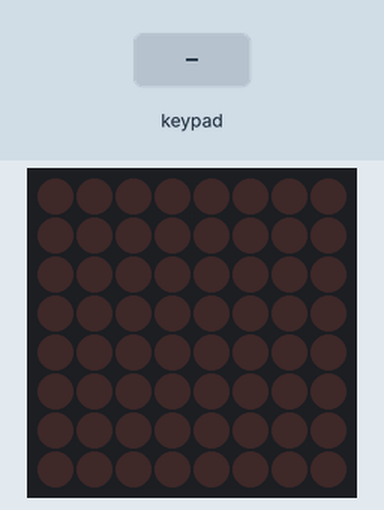
A program run on a simulated Arduino Uno, built with avr-gcc and run on an emulated ATmega328P. Parts: 8×8 LED matrix. Inputs (shaded band) come from the test bench.

Above: at 1.2 s.
1.3 s: keypad keys 9 8 7 6 pressed 0.4 s apart
At 1.7 s:
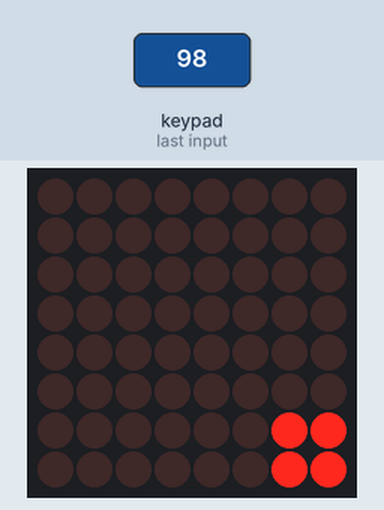
At 2.2 s:
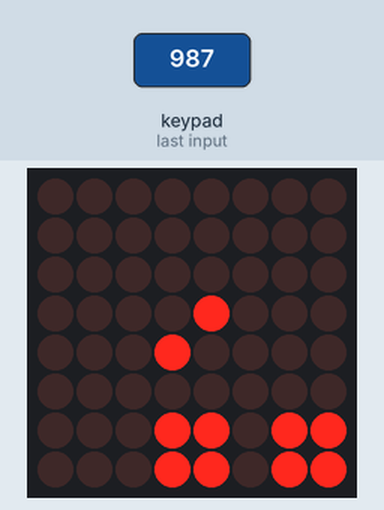
4.4 s: key '3' pressed
7.4 s: keypad keys 5 4 3 2 pressed 0.4 s apart
At 9.8 s:
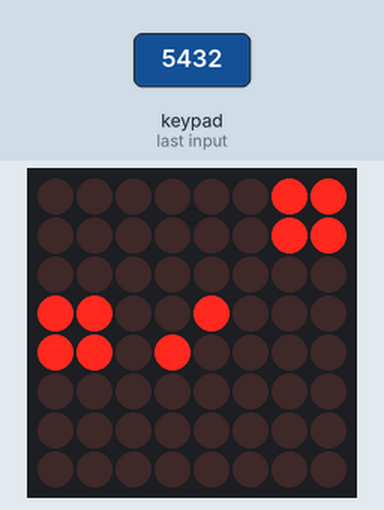
Timing chart, 0 to 11.3 s (numbered marks = the images above; inputs shaded):
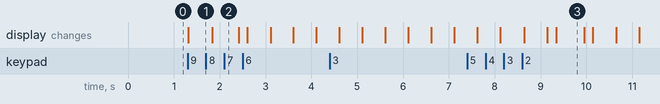

The program:

main.cpp
```cpp
#include <Arduino.h>
#include "LedControl.h"
#include "Keypad.h"

void changeField(int field_position, byte player);
int getMove(void);
void getWinnerFrame(byte winner);
bool checkWinner(int recentMove, int player);
void winnerAnimation(byte winner);
bool checkInput(char button);
byte *getRemainingFields();
int checkFullFieldMinimax(int recentMove);

struct moveStruct // Nur für minimax
{
  int move;
  int score; //zwischen -9 und 9: Je höher desto bessere Change für den COM
};
struct moveStruct findBestMoveMinimax(int recentMove, bool currentPlayerIsComIsCom);
struct moveStruct minOrMaxMinimax(bool currentPlayerIsCom, moveStruct scores[], int amountRemainingFields);

unsigned int delaytime = 1000;

const byte EMPTY_FIELD = 0;
const byte PLAYER = 1;
const byte COM = 2;
const byte NO_WINNER = 3;

//LED
LedControl lc = LedControl(12, 11, 10, 1);

byte frame[8];

//Tastatur
const byte KEYBOARD_ROWS = 4;
const byte KEYBOARD_COLS = 4;

//Kann bei Ausrichtung des Keypads angepasst werden
char keyboardKeys[KEYBOARD_ROWS][KEYBOARD_COLS] = {
  {'3' , '6' , '9' , NULL},
  {'2' , '5' , '8' , NULL},
  {'1' , '4' , '7' , NULL},
  {NULL, NULL, NULL, NULL},
};

byte rowPins[KEYBOARD_COLS] = {9, 8, 7, 6};
byte colPins[KEYBOARD_ROWS] = {5, 4, 3, 2};

Keypad customKeypad = Keypad(makeKeymap(keyboardKeys), rowPins, colPins, KEYBOARD_ROWS, KEYBOARD_COLS);

byte tictactoeField[9];


void setup(void)
{
  lc.shutdown(0, false);
  // Niedriege Helligkeit. Kann erhöht werden: 0-7
  lc.setIntensity(0, 0);
  lc.clearDisplay(0);
}

void loop() {
  for (int i = 0; i < 9; i++)
    tictactoeField[i] = EMPTY_FIELD;
  for (int i = 0; i < 8; i++)
  {
    frame[i] = B00000000;
    lc.setRow(0, i, frame[i]);
  }
  byte movePlayer, moveCom;
  byte winner;
  byte amountOfRounds = 0; //Minimax vor Runde 2 verzögert das Programm stark

  while (true) {
    movePlayer = getMove();
    changeField(movePlayer, PLAYER);
    tictactoeField[movePlayer] = PLAYER;
    if (checkWinner(movePlayer, PLAYER)) {
      winner = PLAYER;
      break;
    }

    byte *remainingFieldsPtr = getRemainingFields();
    const int amountRemainingFields = *remainingFieldsPtr;
    free(remainingFieldsPtr);
    if (amountRemainingFields == 0) { // Das Feld ist voll
      winner = NO_WINNER;
      break;
    }

    delay(500);
    if (amountOfRounds > 0)
    {
      moveStruct move = findBestMoveMinimax(movePlayer, true);
      moveCom = move.move;
    }
    else
    {
      (movePlayer == 4) ? (moveCom = 7) : (moveCom = 4); //Falls das mittlere Feld nicht genommen wurde, wirds besetzt
    }
    changeField(moveCom, COM);
    tictactoeField[moveCom] = COM;
    if (checkWinner(moveCom, COM)) {
      winner = COM;
      break;
    }
    ++amountOfRounds;
  }
  delay(500);
  winnerAnimation(winner);
}

/* Tic Tac Toe Feld:
    Reihe 0 und 1: 0 1 2
    Reihe 3 und 4: 3 4 5
    Reihe 6 und 7: 6 7 8
*/

void changeField(int field_position, byte player)
{

  /* Rundet zu einem vielfachen von 3 ab z.B. 8 zu 6 oder 4 zu 3.
     Wie im Feld oben beschrieben ist jede Reihe ein vielfaches
     von Drei und die nachfolgende Reihe
  */
  int row = (field_position / 3) * 3;

  /* Der Rest von field_position % 3 ergibt die spalte von rechts
     nach links, da aber der bitshift auch von rechts nach links
     geht wird das ergebnis von 2 abgezogen um es zu invertieren
  */
  int collumn =  2 - (field_position % 3);

  if (player == PLAYER) {
    frame[row] |= B00000011 << collumn * 3; //Bewegt das Quadrat in richtige Position
    frame[row + 1] |= B00000011 << collumn * 3;
  }

  if (player == COM) {
    frame[row] |= B00000001 << collumn * 3; //Bewegt die Linie in richtige Position
    frame[row + 1] |= B00000010 << collumn * 3;
  }

  //Bild wird generiert
  for (byte i = 0; i < 8; ++i) {
    lc.setRow(0, i, frame[i]);
  }
}

int getMove(void)
{
  char button;
  while (true) {
    button = customKeypad.getKey();
    if (button == 0) { //Noch keine Taste wurde gedrückt
      continue;
    }
    if (checkInput(button)) {
      break;
    }
  }
  return button -= '1';
}

void getWinnerFrame(byte winner)
{
  if (winner == PLAYER) {
    byte winnerFrame[8] = {B11111111, B10000001, B10111101, B10111101, B10111101, B10111101, B10000001, B11111111};
    for (byte i = 0; i < 8; ++i) {
      frame[i] = winnerFrame[i];
    }
  }
  else if (winner == COM) {
    byte winnerFrame[8] = {B11111111, B10000001, B10100001, B10010001, B10001001, B10000101, B10000001, B11111111};
    for (byte i = 0; i < 8; ++i) {
      frame[i] = winnerFrame[i];
    }
  }
  else if (winner == NO_WINNER) {
    byte winnerFrame[8] = {B11111111, B10000001, B10000001, B10000001, B10000001, B10000001, B10000001, B11111111};
    for (byte i = 0; i < 8; ++i) {
      frame[i] = winnerFrame[i];
    }
  }
}

bool checkWinner(int recentMove, int player)
{
  byte collumn = recentMove / 3;
  byte row = recentMove % 3;
  byte checkTictactoe[3][3];

  for (byte i = 0; i < 3; i++) {
    for (byte j = 0; j < 3; j++) {
      checkTictactoe[i][j] = tictactoeField[3 * i + j];
    }
  }

  if (checkTictactoe[0][row] == player && checkTictactoe[1][row] == player && checkTictactoe[2][row] == player) { // reihen
    return true;
  }
  if (checkTictactoe[collumn][0] == player && checkTictactoe[collumn][1] == player && checkTictactoe[collumn][2] == player) { // spalten
    return true;
  }
  if (checkTictactoe[0][0] == player && checkTictactoe[1][1] == player && checkTictactoe[2][2] == player) { // 1. diagonale
    return true;
  }
  if (checkTictactoe[2][0] == player && checkTictactoe[1][1] == player && checkTictactoe[0][2] == player) { // 2. diagonale
    return true;
  }

  return false;
}

void winnerAnimation(byte winner)
{
  for (byte winningCycles = 0; winningCycles < 5; ++winningCycles) {
    getWinnerFrame(winner);
    for (byte i = 0; i < 8; ++i) {
      lc.setRow(0, i, frame[i]);
    }
    delay(500);
    getWinnerFrame(NO_WINNER);
    for (byte i = 0; i < 8; ++i) {
      lc.setRow(0, i, frame[i]);
    }
    delay(500);
  }
  return;
}

bool checkInput(char button)
{
  button -= '1'; // ASCII -> Dezimal -> Minus eins, da der Field Array mit 0 Anfängt

  byte *remainingFieldsPtr = getRemainingFields();
  const int amountRemainingFields = *remainingFieldsPtr;
  bool fieldIsTaken = true;

  for (int i = 1; i < amountRemainingFields + 1; i++) { // Testet ob Feld belegt ist
    if (button == remainingFieldsPtr[i]) {
      fieldIsTaken = false;
    }
  }
  if (fieldIsTaken) {
    free(remainingFieldsPtr);
    return false;
  }

  free(remainingFieldsPtr);
  return true; //Eingabe war erfolgreich
}

byte *getRemainingFields()
{
  byte countFreeFields = 0;

  for (byte i = 0; i < 9; i++) {
    if (tictactoeField[i] == EMPTY_FIELD) {
      countFreeFields++;
    }
  }

  byte *remainingFields = (byte*)malloc((countFreeFields + 1) * sizeof(byte)); // Wert des Pointers ist Anzahl verbleibender Felder z.B. 4,0,1,2,6,7
  *remainingFields = countFreeFields;

  for (byte i = 0, fillArrayCount = 1; i < 9; i++) {
    if (tictactoeField[i] == EMPTY_FIELD) {
      remainingFields[fillArrayCount] = i; // Jedes drauffolgendes Element ist ein freies Feld
      fillArrayCount++;
    }
  }
  return remainingFields;
}

struct moveStruct findBestMoveMinimax(int recentMove, bool currentPlayerIsComIsCom)
{
  byte *remainingFieldsPtr = getRemainingFields();
  const byte amountRemainingFields = *remainingFieldsPtr;
  moveStruct move;
  move.move = recentMove;

  // Testet ob Spiel vorbei ist
  const int result = checkFullFieldMinimax(recentMove);
  if (result != 0)
  {
    move.score = result * (amountRemainingFields + 1);
  }
  else if (amountRemainingFields == 0)
  {
    move.score = 0;
  }
  else // Wenn Spiel nicht vorbei ist
  {
    moveStruct scores[amountRemainingFields];
    for (int i = 0; i < amountRemainingFields; i++) // Scores von allen Feldern einsammeln
    {
      scores[i].move = remainingFieldsPtr[i + 1];
      int currentPlayerIsComField;
      (currentPlayerIsComIsCom) ? (currentPlayerIsComField = COM) : (currentPlayerIsComField = PLAYER);
      tictactoeField[scores[i].move] = currentPlayerIsComField; // Feld wird temporär belegt
      moveStruct tempMove = findBestMoveMinimax(scores[i].move, !currentPlayerIsComIsCom);
      scores[i].score = tempMove.score;
      tictactoeField[scores[i].move] = EMPTY_FIELD; // Feld wird zurückgesetzt
    }
    move = minOrMaxMinimax(currentPlayerIsComIsCom, scores, amountRemainingFields); // Move mit höchsten Score wird heraussortiert
  }

  free(remainingFieldsPtr);
  return move;
}

struct moveStruct minOrMaxMinimax(bool currentPlayerIsCom, moveStruct scores[], int amountRemainingFields)
{
  if (currentPlayerIsCom) // Höchster Score wird gesucht
  {
    moveStruct max = scores[0];
    for (int i = 1; i < amountRemainingFields; i++)
    {
      if (scores[i].score > max.score)
      {
        max = scores[i];
      }
    }
    return max;
  }
  else // Niedrigster Score wird gesucht
  {
    moveStruct min = scores[0];
    for (int i = 1; i < amountRemainingFields; i++)
    {
      if (scores[i].score < min.score)
      {
        min = scores[i];
      }
    }
    return min;
  }
}

int checkFullFieldMinimax(int recentMove)
{
  if (checkWinner(recentMove, COM))
  {
    return 1;
  }
  else if (checkWinner(recentMove, PLAYER))
  {
    return -1;
  }
  else
  {
    return 0;
  }
}
```

Measured:
- after the input at 1.3 s, the display: changes at once (image 1)
- after the input at 7.4 s, the display: first differs from a run without the input after 1.9 s (image 3)
- what the display in image 3 shows lasts 0.6 s, from 9.3 s to 9.9 s
